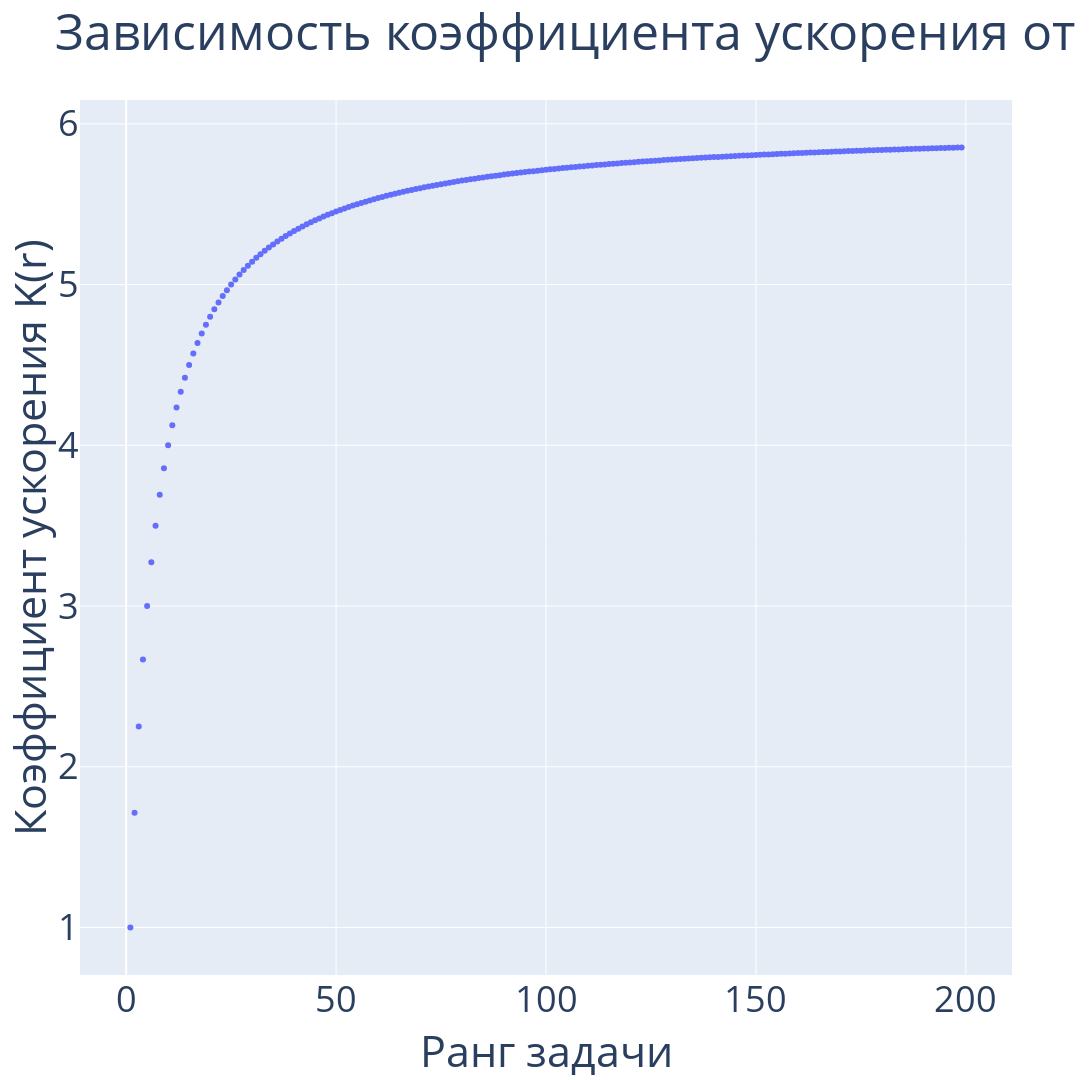

The cell this chart's notebook holds for it:
### Code cell
# Acceleration coefficient graphic (dependence on problem rank)
stages_amount = 6
x_vector = []
y_vector = []
for i in range(1, 200):
    vector_1 = [random.randint(0, 63) for _ in range(i)]
    vector_2 = [random.randint(0, 63) for _ in range(i)]
    seq_pipeline = ArithmeticPipeline(vector_1, vector_2, 1, 6)
    par_pipeline = ArithmeticPipeline(vector_1, vector_2, 6, 6)
    while seq_pipeline.is_busy:
        seq_pipeline.tact()
    while par_pipeline.is_busy:
        par_pipeline.tact()
    x_vector.append(i)
    y_vector.append(round(seq_pipeline.status['tacts_done'] / 
                          par_pipeline.status['tacts_done'], 10))
fig = go.Figure()
fig.add_trace(
    go.Scatter(x=x_vector, y=y_vector, mode='markers',
               text=[f'r = {r}; K(r) = {y}' for r, y in enumerate(y_vector, 1)],
               textposition='bottom center')
)
fig.update_layout(title_text='Зависимость коэффициента ускорения от ранга задачи',
                  font=dict(size=36), width=1920, height=1080)
fig.update_xaxes(title_text='Ранг задачи')
fig.update_yaxes(title_text='Коэффициент ускорения K(r)')
fig.show(autosize=True)

### Figure 1 — Plotly figure (JSON) as saved in the notebook; plotly's stock layout.template omitted (floating-point values rounded to 4 significant figures; data arrays with more than 128 entries replaced by an {"elided": "..."} marker saying what was removed)
{"data": [{"mode": "markers", "text": {"elided": "199 str values"}, "textposition": "bottom center", "type": "scatter", "x": {"elided": "199 int values"}, "y": {"elided": "199 float values"}}], "layout": {"font": {"size": 36}, "height": 1080, "title": {"text": "Зависимость коэффициента ускорения от ранга задачи"}, "width": 1920, "xaxis": {"title": {"text": "Ранг задачи"}}, "yaxis": {"title": {"text": "Коэффициент ускорения K(r)"}}}}
